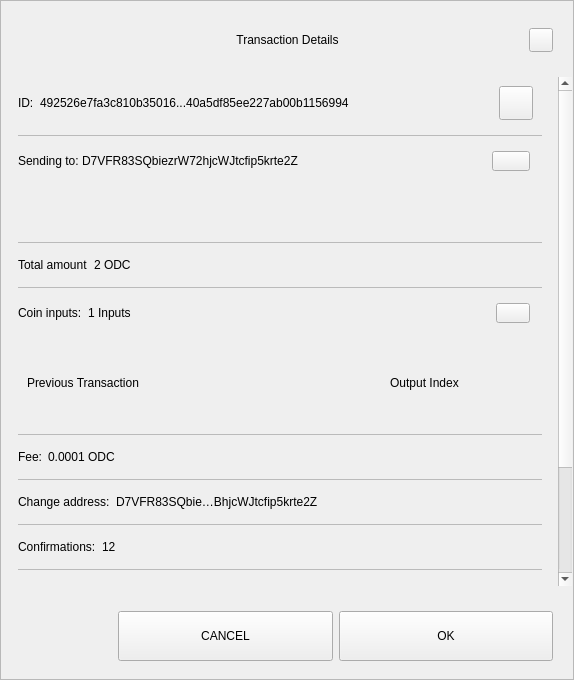
<?xml version="1.0" encoding="UTF-8"?>
<ui version="4.0">
 <class>TxDetailDialog</class>
 <widget class="QWidget" name="TxDetailDialog">
  <property name="geometry">
   <rect>
    <x>0</x>
    <y>0</y>
    <width>574</width>
    <height>680</height>
   </rect>
  </property>
  <property name="sizePolicy">
   <sizepolicy hsizetype="Preferred" vsizetype="Expanding">
    <horstretch>0</horstretch>
    <verstretch>0</verstretch>
   </sizepolicy>
  </property>
  <property name="minimumSize">
   <size>
    <width>574</width>
    <height>500</height>
   </size>
  </property>
  <property name="windowTitle">
   <string>Form</string>
  </property>
  <property name="styleSheet">
   <string notr="true"/>
  </property>
  <layout class="QVBoxLayout" name="verticalLayout_3">
   <property name="spacing">
    <number>0</number>
   </property>
   <property name="leftMargin">
    <number>0</number>
   </property>
   <property name="topMargin">
    <number>0</number>
   </property>
   <property name="rightMargin">
    <number>0</number>
   </property>
   <property name="bottomMargin">
    <number>0</number>
   </property>
   <item>
    <widget class="QFrame" name="frame">
     <property name="sizePolicy">
      <sizepolicy hsizetype="Preferred" vsizetype="Expanding">
       <horstretch>0</horstretch>
       <verstretch>0</verstretch>
      </sizepolicy>
     </property>
     <property name="styleSheet">
      <string notr="true"/>
     </property>
     <property name="frameShape">
      <enum>QFrame::StyledPanel</enum>
     </property>
     <property name="frameShadow">
      <enum>QFrame::Raised</enum>
     </property>
     <layout class="QVBoxLayout" name="verticalLayout">
      <property name="leftMargin">
       <number>0</number>
      </property>
      <property name="rightMargin">
       <number>0</number>
      </property>
      <item>
       <layout class="QHBoxLayout" name="horizontalLayout_3">
        <property name="spacing">
         <number>0</number>
        </property>
        <property name="leftMargin">
         <number>20</number>
        </property>
        <property name="topMargin">
         <number>10</number>
        </property>
        <property name="rightMargin">
         <number>20</number>
        </property>
        <item>
         <spacer name="horizontalSpacer_1">
          <property name="orientation">
           <enum>Qt::Horizontal</enum>
          </property>
          <property name="sizeHint" stdset="0">
           <size>
            <width>40</width>
            <height>20</height>
           </size>
          </property>
         </spacer>
        </item>
        <item>
         <widget class="QLabel" name="labelTitle">
          <property name="minimumSize">
           <size>
            <width>0</width>
            <height>40</height>
           </size>
          </property>
          <property name="maximumSize">
           <size>
            <width>16777215</width>
            <height>40</height>
           </size>
          </property>
          <property name="styleSheet">
           <string notr="true">padding-left:24px;</string>
          </property>
          <property name="text">
           <string>Transaction Details</string>
          </property>
          <property name="alignment">
           <set>Qt::AlignCenter</set>
          </property>
          <property name="margin">
           <number>7</number>
          </property>
         </widget>
        </item>
        <item>
         <spacer name="horizontalSpacer_2">
          <property name="orientation">
           <enum>Qt::Horizontal</enum>
          </property>
          <property name="sizeHint" stdset="0">
           <size>
            <width>40</width>
            <height>20</height>
           </size>
          </property>
         </spacer>
        </item>
        <item>
         <widget class="QPushButton" name="btnEsc">
          <property name="minimumSize">
           <size>
            <width>24</width>
            <height>24</height>
           </size>
          </property>
          <property name="maximumSize">
           <size>
            <width>24</width>
            <height>24</height>
           </size>
          </property>
          <property name="focusPolicy">
           <enum>Qt::NoFocus</enum>
          </property>
          <property name="text">
           <string/>
          </property>
         </widget>
        </item>
       </layout>
      </item>
      <item>
       <spacer name="verticalSpacer">
        <property name="orientation">
         <enum>Qt::Vertical</enum>
        </property>
        <property name="sizeType">
         <enum>QSizePolicy::Fixed</enum>
        </property>
        <property name="sizeHint" stdset="0">
         <size>
          <width>20</width>
          <height>10</height>
         </size>
        </property>
       </spacer>
      </item>
      <item>
       <widget class="QWidget" name="layoutScroll" native="true">
        <property name="minimumSize">
         <size>
          <width>0</width>
          <height>0</height>
         </size>
        </property>
        <layout class="QVBoxLayout" name="verticalLayout_4">
         <property name="leftMargin">
          <number>0</number>
         </property>
         <property name="topMargin">
          <number>0</number>
         </property>
         <property name="rightMargin">
          <number>0</number>
         </property>
         <item>
          <widget class="QScrollArea" name="scrollArea">
           <property name="styleSheet">
            <string notr="true">#scrollArea {
background:transparent;
}</string>
           </property>
           <property name="horizontalScrollBarPolicy">
            <enum>Qt::ScrollBarAlwaysOff</enum>
           </property>
           <property name="sizeAdjustPolicy">
            <enum>QAbstractScrollArea::AdjustIgnored</enum>
           </property>
           <property name="widgetResizable">
            <bool>true</bool>
           </property>
           <property name="alignment">
            <set>Qt::AlignLeading|Qt::AlignLeft|Qt::AlignTop</set>
           </property>
           <widget class="QWidget" name="scrollAreaWidgetContents">
            <property name="geometry">
             <rect>
              <x>0</x>
              <y>0</y>
              <width>556</width>
              <height>672</height>
             </rect>
            </property>
            <property name="autoFillBackground">
             <bool>false</bool>
            </property>
            <property name="styleSheet">
             <string notr="true">#scrollAreaWidgetContents {
background:transparent;
}</string>
            </property>
            <layout class="QVBoxLayout" name="verticalLayout_7">
             <property name="spacing">
              <number>0</number>
             </property>
             <property name="sizeConstraint">
              <enum>QLayout::SetDefaultConstraint</enum>
             </property>
             <property name="leftMargin">
              <number>0</number>
             </property>
             <property name="topMargin">
              <number>0</number>
             </property>
             <property name="rightMargin">
              <number>0</number>
             </property>
             <property name="bottomMargin">
              <number>0</number>
             </property>
             <item>
              <widget class="QWidget" name="content" native="true">
               <layout class="QVBoxLayout" name="verticalLayout_2">
                <property name="leftMargin">
                 <number>16</number>
                </property>
                <property name="topMargin">
                 <number>0</number>
                </property>
                <property name="rightMargin">
                 <number>16</number>
                </property>
                <item>
                 <widget class="QWidget" name="contentID" native="true">
                  <layout class="QHBoxLayout" name="horizontalLayout_12" stretch="0,1,0">
                   <property name="leftMargin">
                    <number>0</number>
                   </property>
                   <item>
                    <widget class="QLabel" name="labelId">
                     <property name="maximumSize">
                      <size>
                       <width>16777215</width>
                       <height>16777215</height>
                      </size>
                     </property>
                     <property name="text">
                      <string>ID:</string>
                     </property>
                    </widget>
                   </item>
                   <item>
                    <widget class="QLabel" name="textId">
                     <property name="text">
                      <string>492526e7fa3c810b35016...40a5df85ee227ab00b1156994</string>
                     </property>
                    </widget>
                   </item>
                   <item>
                    <widget class="QPushButton" name="pushCopy">
                     <property name="minimumSize">
                      <size>
                       <width>34</width>
                       <height>34</height>
                      </size>
                     </property>
                     <property name="maximumSize">
                      <size>
                       <width>34</width>
                       <height>34</height>
                      </size>
                     </property>
                     <property name="focusPolicy">
                      <enum>Qt::NoFocus</enum>
                     </property>
                     <property name="text">
                      <string/>
                     </property>
                     <property name="iconSize">
                      <size>
                       <width>24</width>
                       <height>24</height>
                      </size>
                     </property>
                    </widget>
                   </item>
                  </layout>
                 </widget>
                </item>
                <item>
                 <widget class="QLabel" name="labelDivider9">
                  <property name="maximumSize">
                   <size>
                    <width>16777215</width>
                    <height>1</height>
                   </size>
                  </property>
                  <property name="styleSheet">
                   <string notr="true">background-color:#bababa;</string>
                  </property>
                  <property name="text">
                   <string/>
                  </property>
                 </widget>
                </item>
                <item>
                 <widget class="QWidget" name="contentOutputs" native="true">
                  <layout class="QHBoxLayout" name="horizontalLayout_11" stretch="0,3,0">
                   <property name="spacing">
                    <number>0</number>
                   </property>
                   <property name="leftMargin">
                    <number>0</number>
                   </property>
                   <property name="rightMargin">
                    <number>12</number>
                   </property>
                   <item>
                    <widget class="QLabel" name="labelSend">
                     <property name="maximumSize">
                      <size>
                       <width>16777215</width>
                       <height>16777215</height>
                      </size>
                     </property>
                     <property name="text">
                      <string>Sending to: </string>
                     </property>
                    </widget>
                   </item>
                   <item>
                    <widget class="QLabel" name="textSend">
                     <property name="text">
                      <string>D7VFR83SQbiezrW72hjcWJtcfip5krte2Z </string>
                     </property>
                    </widget>
                   </item>
                   <item>
                    <widget class="QPushButton" name="pushOutputs">
                     <property name="minimumSize">
                      <size>
                       <width>34</width>
                       <height>20</height>
                      </size>
                     </property>
                     <property name="maximumSize">
                      <size>
                       <width>38</width>
                       <height>20</height>
                      </size>
                     </property>
                     <property name="focusPolicy">
                      <enum>Qt::NoFocus</enum>
                     </property>
                     <property name="styleSheet">
                      <string notr="true"/>
                     </property>
                     <property name="text">
                      <string/>
                     </property>
                    </widget>
                   </item>
                  </layout>
                 </widget>
                </item>
                <item>
                 <widget class="QScrollArea" name="outputsScrollArea">
                  <property name="minimumSize">
                   <size>
                    <width>0</width>
                    <height>50</height>
                   </size>
                  </property>
                  <property name="styleSheet">
                   <string notr="true">#outputsScrollArea {
background:transparent;
}</string>
                  </property>
                  <property name="widgetResizable">
                   <bool>true</bool>
                  </property>
                  <widget class="QWidget" name="container_outputs_base">
                   <property name="geometry">
                    <rect>
                     <x>0</x>
                     <y>0</y>
                     <width>522</width>
                     <height>48</height>
                    </rect>
                   </property>
                   <property name="styleSheet">
                    <string notr="true">#container_outputs_base {
background:transparent;
}</string>
                   </property>
                  </widget>
                 </widget>
                </item>
                <item>
                 <widget class="QLabel" name="labelDivider8">
                  <property name="maximumSize">
                   <size>
                    <width>16777215</width>
                    <height>1</height>
                   </size>
                  </property>
                  <property name="styleSheet">
                   <string notr="true">background-color:#bababa;</string>
                  </property>
                  <property name="text">
                   <string/>
                  </property>
                 </widget>
                </item>
                <item>
                 <widget class="QWidget" name="contentAmount" native="true">
                  <layout class="QHBoxLayout" name="horizontalLayout_4" stretch="0,1">
                   <property name="leftMargin">
                    <number>0</number>
                   </property>
                   <item>
                    <widget class="QLabel" name="labelAmount">
                     <property name="maximumSize">
                      <size>
                       <width>16777215</width>
                       <height>16777215</height>
                      </size>
                     </property>
                     <property name="text">
                      <string>Total amount</string>
                     </property>
                    </widget>
                   </item>
                   <item>
                    <widget class="QLabel" name="textAmount">
                     <property name="text">
                      <string>2 ODC</string>
                     </property>
                    </widget>
                   </item>
                  </layout>
                 </widget>
                </item>
                <item>
                 <widget class="QLabel" name="labelDivider6">
                  <property name="maximumSize">
                   <size>
                    <width>16777215</width>
                    <height>1</height>
                   </size>
                  </property>
                  <property name="styleSheet">
                   <string notr="true">background-color:#bababa;</string>
                  </property>
                  <property name="text">
                   <string/>
                  </property>
                 </widget>
                </item>
                <item>
                 <widget class="QWidget" name="contentInputs" native="true">
                  <layout class="QHBoxLayout" name="horizontalLayout" stretch="0,2,0">
                   <property name="leftMargin">
                    <number>0</number>
                   </property>
                   <property name="rightMargin">
                    <number>12</number>
                   </property>
                   <item>
                    <widget class="QLabel" name="labelInputs">
                     <property name="sizePolicy">
                      <sizepolicy hsizetype="Minimum" vsizetype="Preferred">
                       <horstretch>0</horstretch>
                       <verstretch>0</verstretch>
                      </sizepolicy>
                     </property>
                     <property name="maximumSize">
                      <size>
                       <width>16777215</width>
                       <height>16777215</height>
                      </size>
                     </property>
                     <property name="text">
                      <string>Coin inputs:</string>
                     </property>
                    </widget>
                   </item>
                   <item>
                    <widget class="QLabel" name="textInputs">
                     <property name="text">
                      <string>1 Inputs</string>
                     </property>
                    </widget>
                   </item>
                   <item>
                    <widget class="QPushButton" name="pushInputs">
                     <property name="maximumSize">
                      <size>
                       <width>34</width>
                       <height>20</height>
                      </size>
                     </property>
                     <property name="focusPolicy">
                      <enum>Qt::NoFocus</enum>
                     </property>
                     <property name="styleSheet">
                      <string notr="true"/>
                     </property>
                     <property name="text">
                      <string/>
                     </property>
                    </widget>
                   </item>
                  </layout>
                 </widget>
                </item>
                <item>
                 <widget class="QFrame" name="gridInputs">
                  <property name="sizePolicy">
                   <sizepolicy hsizetype="Preferred" vsizetype="MinimumExpanding">
                    <horstretch>0</horstretch>
                    <verstretch>0</verstretch>
                   </sizepolicy>
                  </property>
                  <property name="minimumSize">
                   <size>
                    <width>0</width>
                    <height>90</height>
                   </size>
                  </property>
                  <layout class="QGridLayout" name="gridLayoutInput" columnstretch="5,2" rowminimumheight="0">
                   <property name="sizeConstraint">
                    <enum>QLayout::SetMaximumSize</enum>
                   </property>
                   <property name="verticalSpacing">
                    <number>0</number>
                   </property>
                   <item row="0" column="0" alignment="Qt::AlignLeft">
                    <widget class="QLabel" name="labelTitlePrevTx">
                     <property name="text">
                      <string>Previous Transaction</string>
                     </property>
                    </widget>
                   </item>
                   <item row="0" column="1" alignment="Qt::AlignLeft">
                    <widget class="QLabel" name="labelOutputIndex">
                     <property name="text">
                      <string>Output Index</string>
                     </property>
                     <property name="alignment">
                      <set>Qt::AlignCenter</set>
                     </property>
                    </widget>
                   </item>
                  </layout>
                 </widget>
                </item>
                <item>
                 <widget class="QLabel" name="labelDivider1">
                  <property name="maximumSize">
                   <size>
                    <width>16777215</width>
                    <height>1</height>
                   </size>
                  </property>
                  <property name="styleSheet">
                   <string notr="true">background-color:#bababa;</string>
                  </property>
                  <property name="text">
                   <string/>
                  </property>
                 </widget>
                </item>
                <item>
                 <widget class="QWidget" name="contentFee" native="true">
                  <layout class="QHBoxLayout" name="horizontalLayout_7" stretch="0,1">
                   <property name="leftMargin">
                    <number>0</number>
                   </property>
                   <item>
                    <widget class="QLabel" name="labelFee">
                     <property name="maximumSize">
                      <size>
                       <width>16777215</width>
                       <height>16777215</height>
                      </size>
                     </property>
                     <property name="text">
                      <string>Fee:</string>
                     </property>
                    </widget>
                   </item>
                   <item>
                    <widget class="QLabel" name="textFee">
                     <property name="text">
                      <string>0.0001 ODC</string>
                     </property>
                    </widget>
                   </item>
                  </layout>
                 </widget>
                </item>
                <item>
                 <widget class="QLabel" name="labelDivider2">
                  <property name="maximumSize">
                   <size>
                    <width>16777215</width>
                    <height>1</height>
                   </size>
                  </property>
                  <property name="styleSheet">
                   <string notr="true">background-color:#bababa;</string>
                  </property>
                  <property name="text">
                   <string/>
                  </property>
                 </widget>
                </item>
                <item>
                 <widget class="QWidget" name="contentChangeAddress" native="true">
                  <layout class="QHBoxLayout" name="horizontalLayout_6" stretch="0,1">
                   <property name="leftMargin">
                    <number>0</number>
                   </property>
                   <item>
                    <widget class="QLabel" name="labelChange">
                     <property name="maximumSize">
                      <size>
                       <width>16777215</width>
                       <height>16777215</height>
                      </size>
                     </property>
                     <property name="text">
                      <string>Change address:</string>
                     </property>
                    </widget>
                   </item>
                   <item>
                    <widget class="QLabel" name="textChange">
                     <property name="text">
                      <string>D7VFR83SQbie…BhjcWJtcfip5krte2Z </string>
                     </property>
                    </widget>
                   </item>
                  </layout>
                 </widget>
                </item>
                <item>
                 <widget class="QLabel" name="labelDivider4">
                  <property name="maximumSize">
                   <size>
                    <width>16777215</width>
                    <height>1</height>
                   </size>
                  </property>
                  <property name="styleSheet">
                   <string notr="true">background-color:#bababa;</string>
                  </property>
                  <property name="text">
                   <string/>
                  </property>
                 </widget>
                </item>
                <item>
                 <widget class="QWidget" name="contentConfirmations" native="true">
                  <layout class="QHBoxLayout" name="horizontalLayout_8" stretch="0,1">
                   <property name="leftMargin">
                    <number>0</number>
                   </property>
                   <item>
                    <widget class="QLabel" name="labelConfirmations">
                     <property name="maximumSize">
                      <size>
                       <width>16777215</width>
                       <height>16777215</height>
                      </size>
                     </property>
                     <property name="text">
                      <string>Confirmations:</string>
                     </property>
                    </widget>
                   </item>
                   <item>
                    <widget class="QLabel" name="textConfirmations">
                     <property name="text">
                      <string>12</string>
                     </property>
                    </widget>
                   </item>
                  </layout>
                 </widget>
                </item>
                <item>
                 <widget class="QLabel" name="labelDivider7">
                  <property name="maximumSize">
                   <size>
                    <width>16777215</width>
                    <height>1</height>
                   </size>
                  </property>
                  <property name="styleSheet">
                   <string notr="true">background-color:#bababa;</string>
                  </property>
                  <property name="text">
                   <string/>
                  </property>
                 </widget>
                </item>
                <item>
                 <widget class="QWidget" name="contentSize" native="true">
                  <layout class="QHBoxLayout" name="horizontalLayout_9" stretch="0,1">
                   <property name="leftMargin">
                    <number>0</number>
                   </property>
                   <item>
                    <widget class="QLabel" name="labelSize">
                     <property name="maximumSize">
                      <size>
                       <width>16777215</width>
                       <height>16777215</height>
                      </size>
                     </property>
                     <property name="text">
                      <string>Size:</string>
                     </property>
                    </widget>
                   </item>
                   <item>
                    <widget class="QLabel" name="textSize">
                     <property name="text">
                      <string>2 kB</string>
                     </property>
                    </widget>
                   </item>
                  </layout>
                 </widget>
                </item>
                <item>
                 <widget class="QLabel" name="labelDivider3">
                  <property name="maximumSize">
                   <size>
                    <width>16777215</width>
                    <height>1</height>
                   </size>
                  </property>
                  <property name="styleSheet">
                   <string notr="true">background-color:#bababa;</string>
                  </property>
                  <property name="text">
                   <string/>
                  </property>
                 </widget>
                </item>
                <item>
                 <widget class="QWidget" name="contentDate" native="true">
                  <layout class="QHBoxLayout" name="horizontalLayout_5" stretch="0,1">
                   <property name="leftMargin">
                    <number>0</number>
                   </property>
                   <item>
                    <widget class="QLabel" name="labelDate">
                     <property name="maximumSize">
                      <size>
                       <width>16777215</width>
                       <height>16777215</height>
                      </size>
                     </property>
                     <property name="text">
                      <string>Date:</string>
                     </property>
                    </widget>
                   </item>
                   <item>
                    <widget class="QLabel" name="textDate">
                     <property name="text">
                      <string>May 25, 2017</string>
                     </property>
                    </widget>
                   </item>
                  </layout>
                 </widget>
                </item>
                <item>
                 <widget class="QLabel" name="labelDivider5">
                  <property name="maximumSize">
                   <size>
                    <width>16777215</width>
                    <height>1</height>
                   </size>
                  </property>
                  <property name="styleSheet">
                   <string notr="true">background-color:#bababa;</string>
                  </property>
                  <property name="text">
                   <string/>
                  </property>
                 </widget>
                </item>
                <item>
                 <widget class="QWidget" name="contentStatus" native="true">
                  <layout class="QHBoxLayout" name="horizontalLayout_10" stretch="0,1">
                   <property name="leftMargin">
                    <number>0</number>
                   </property>
                   <item>
                    <widget class="QLabel" name="labelStatus">
                     <property name="maximumSize">
                      <size>
                       <width>16777215</width>
                       <height>16777215</height>
                      </size>
                     </property>
                     <property name="text">
                      <string>Status:</string>
                     </property>
                    </widget>
                   </item>
                   <item>
                    <widget class="QLabel" name="textStatus">
                     <property name="text">
                      <string>Spendable</string>
                     </property>
                    </widget>
                   </item>
                  </layout>
                 </widget>
                </item>
                <item>
                 <spacer name="verticalSpacer_2">
                  <property name="orientation">
                   <enum>Qt::Vertical</enum>
                  </property>
                  <property name="sizeType">
                   <enum>QSizePolicy::Expanding</enum>
                  </property>
                  <property name="sizeHint" stdset="0">
                   <size>
                    <width>20</width>
                    <height>10</height>
                   </size>
                  </property>
                 </spacer>
                </item>
                <item>
                 <widget class="QLabel" name="labelWarning">
                  <property name="text">
                   <string>TextLabel</string>
                  </property>
                  <property name="alignment">
                   <set>Qt::AlignCenter</set>
                  </property>
                 </widget>
                </item>
               </layout>
              </widget>
             </item>
            </layout>
           </widget>
          </widget>
         </item>
        </layout>
       </widget>
      </item>
      <item>
       <widget class="QWidget" name="containerButtons" native="true">
        <layout class="QHBoxLayout" name="horizontalLayout1" stretch="1,2,2">
         <property name="leftMargin">
          <number>10</number>
         </property>
         <property name="rightMargin">
          <number>20</number>
         </property>
         <item>
          <spacer name="horizontalSpacer_3">
           <property name="orientation">
            <enum>Qt::Horizontal</enum>
           </property>
           <property name="sizeHint" stdset="0">
            <size>
             <width>40</width>
             <height>20</height>
            </size>
           </property>
          </spacer>
         </item>
         <item>
          <widget class="QPushButton" name="btnCancel">
           <property name="minimumSize">
            <size>
             <width>200</width>
             <height>50</height>
            </size>
           </property>
           <property name="focusPolicy">
            <enum>Qt::NoFocus</enum>
           </property>
           <property name="text">
            <string>CANCEL</string>
           </property>
          </widget>
         </item>
         <item>
          <widget class="QPushButton" name="btnSave">
           <property name="minimumSize">
            <size>
             <width>200</width>
             <height>50</height>
            </size>
           </property>
           <property name="focusPolicy">
            <enum>Qt::NoFocus</enum>
           </property>
           <property name="text">
            <string>OK</string>
           </property>
          </widget>
         </item>
        </layout>
       </widget>
      </item>
     </layout>
    </widget>
   </item>
  </layout>
 </widget>
 <resources/>
 <connections/>
</ui>
